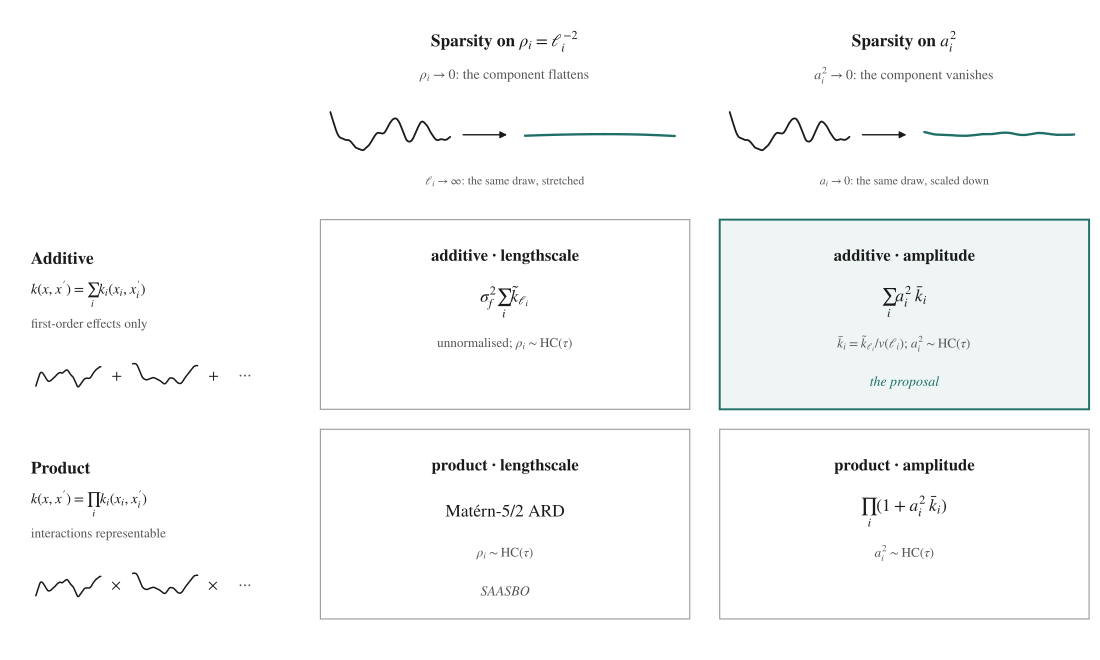

This figure's Python source:
"""The 2x2 design figure for the sagp slides: kernel structure x sparsity parameterisation.
Paper style: white ground, STIX serif text and math, one accent colour, curves are real Matern-5/2 draws.
Run: srun -t 00:10:00 --mem=4G latest/venv/bin/python fig_2x2.py  (writes fig_2x2.png and fig_2x2.pdf here)
"""
import numpy as np
import matplotlib
matplotlib.use("Agg")
import matplotlib.pyplot as plt
from matplotlib.patches import Rectangle

plt.rcParams.update({"font.family": "STIXGeneral", "mathtext.fontset": "stix", "font.size": 10,
                     "savefig.facecolor": "white", "figure.facecolor": "white"})
INK, GREY, LINE, ACC, ACC_BG = "#1a1a1a", "#555555", "#9a9a9a", "#1f6f68", "#eef5f4"

def matern52_draw(n=400, ell=0.12, seed=3):
    x = np.linspace(0.0, 1.0, n)
    r = np.abs(x[:, None] - x[None, :]) / ell
    K = (1 + np.sqrt(5) * r + 5 * r**2 / 3) * np.exp(-np.sqrt(5) * r) + 1e-8 * np.eye(n)
    return np.linalg.cholesky(K) @ np.random.default_rng(seed).standard_normal(n)

def curve(ax, x0, y0, w, h, f, color, lw=1.3, xfrac=1.0, scale=1.0, amax=None, start=0, recentre=False):
    """Plot a window of the draw f (fraction xfrac, from index start), stretched to width w around y0.
    amax fixes the vertical scale so the three states of one draw are comparable; recentre removes the window's mean."""
    amax = np.abs(f).max() if amax is None else amax
    m = max(2, int(len(f) * xfrac)); y = f[start:start + m] * scale
    if recentre:
        y = y - y.mean()
    ax.plot(np.linspace(x0, x0 + w, len(y)), y0 + 0.5 * h * y / amax, color=color, lw=lw, solid_capstyle="round")

def arrow(ax, x0, x1, y):
    ax.annotate("", xy=(x1, y), xytext=(x0, y),
                arrowprops=dict(arrowstyle="-|>", lw=1.0, color=INK, shrinkA=0, shrinkB=0, mutation_scale=10))

W, H = 11.0, 6.6
fig = plt.figure(figsize=(W, H))
ax = fig.add_axes([0, 0, 1, 1]); ax.set_xlim(0, W); ax.set_ylim(0, H); ax.axis("off")

f0 = matern52_draw(seed=3); A = np.abs(f0).max()
g1, g2 = matern52_draw(ell=0.18, seed=11), matern52_draw(ell=0.18, seed=7)

cols = {"ell": dict(x=3.2, c=5.05), "amp": dict(x=7.2, c=9.05)}; CW = 3.7
rows = {"add": dict(y=2.5, c=3.45), "prod": dict(y=0.4, c=1.35)}; RH = 1.9

# ---- column headers: the two ways a component is switched off
ax.text(cols["ell"]["c"], 6.18, r"Sparsity on $\rho_i = \ell_i^{-2}$", ha="center", va="center", fontsize=12.5, weight="bold", color=INK)
ax.text(cols["ell"]["c"], 5.84, r"$\rho_i \to 0$: the component flattens", ha="center", va="center", fontsize=10, color=GREY)
ax.text(cols["amp"]["c"], 6.18, r"Sparsity on $a_i^2$", ha="center", va="center", fontsize=12.5, weight="bold", color=INK)
ax.text(cols["amp"]["c"], 5.84, r"$a_i^2 \to 0$: the component vanishes", ha="center", va="center", fontsize=10, color=GREY)
# the stretched state is a window of the same draw around one of its extrema (zero slope), recentred
win = len(f0) // 20
d = np.diff(f0); interior = [i for i in range(1, len(d)) if d[i - 1] * d[i] < 0 and win <= i <= len(f0) - win]
i_ext = max(interior, key=lambda i: abs(f0[i]))  # the interior extremum with the largest amplitude
start = i_ext - win // 2
for key, xfrac, scale, st, rc_, cap in (("ell", 1 / 20, 1.0, start, True, r"$\ell_i \to \infty$: the same draw, stretched"),
                                        ("amp", 1.0, 0.1, 0, False, r"$a_i \to 0$: the same draw, scaled down")):
    c = cols[key]["c"]; yg = 5.25
    curve(ax, c - 1.75, yg, 1.2, 0.55, f0, INK, amax=A, recentre=True)
    arrow(ax, c - 0.42, c + 0.02, yg)
    curve(ax, c + 0.2, yg, 1.5, 0.55, f0, ACC, lw=1.7, xfrac=xfrac, scale=scale, amax=A, start=st, recentre=rc_)
    ax.text(c, 4.78, cap, ha="center", va="center", fontsize=8.5, color=GREY)

# ---- row headers: the two kernel structures
for key, name, formula, note, op in (("add", "Additive", r"$k(x,x') = \sum_i k_i(x_i, x_i')$", "first-order effects only", "+"),
                                     ("prod", "Product", r"$k(x,x') = \prod_i k_i(x_i, x_i')$", "interactions representable", r"$\times$")):
    rc = rows[key]["c"]
    ax.text(0.3, rc + 0.55, name, ha="left", va="center", fontsize=12.5, weight="bold", color=INK)
    ax.text(0.3, rc + 0.2, formula, ha="left", va="center", fontsize=10.5, color=INK)
    ax.text(0.3, rc - 0.1, note, ha="left", va="center", fontsize=9.5, color=GREY)
    yg = rc - 0.62
    curve(ax, 0.35, yg, 0.65, 0.4, g1, INK, lw=1.1, recentre=True); ax.text(1.16, yg, op, ha="center", va="center", fontsize=11, color=INK)
    curve(ax, 1.32, yg, 0.65, 0.4, g2, INK, lw=1.1, recentre=True); ax.text(2.13, yg, op, ha="center", va="center", fontsize=11, color=INK)
    ax.text(2.45, yg, r"$\cdots$", ha="center", va="center", fontsize=11, color=GREY)

# ---- the four cells
cells = [
    ("add", "ell", "additive · lengthscale", r"$\sigma_f^2 \sum_i \tilde k_{\ell_i}$", r"unnormalised; $\rho_i \sim \mathrm{HC}(\tau)$", None, False),
    ("add", "amp", "additive · amplitude", r"$\sum_i a_i^2\, \bar k_i$", r"$\bar k_i = \tilde k_{\ell_i} / v(\ell_i)$; $a_i^2 \sim \mathrm{HC}(\tau)$", "the proposal", True),
    ("prod", "ell", "product · lengthscale", r"Matérn-5/2 ARD", r"$\rho_i \sim \mathrm{HC}(\tau)$", "SAASBO", False),
    ("prod", "amp", "product · amplitude", r"$\prod_i (1 + a_i^2\, \bar k_i)$", r"$a_i^2 \sim \mathrm{HC}(\tau)$", None, False),
]
for rk, ck, title, formula, note, tag, hi in cells:
    x, y = cols[ck]["x"], rows[rk]["y"]; c, rc = cols[ck]["c"], rows[rk]["c"]
    ax.add_patch(Rectangle((x, y), CW, RH, facecolor=ACC_BG if hi else "white", edgecolor=ACC if hi else LINE, lw=1.4 if hi else 0.8))
    ax.text(c, rc + 0.58, title, ha="center", va="center", fontsize=12, weight="bold", color=INK)
    ax.text(c, rc + 0.12, formula, ha="center", va="center", fontsize=12.5, color=INK)
    ax.text(c, rc - 0.3, note, ha="center", va="center", fontsize=9.5, color=GREY)
    if tag:
        ax.text(c, rc - 0.68, tag, ha="center", va="center", fontsize=10, style="italic", color=ACC if hi else GREY)

fig.savefig("fig_2x2.png", dpi=300); fig.savefig("fig_2x2.pdf")
print("wrote fig_2x2.png and fig_2x2.pdf")
